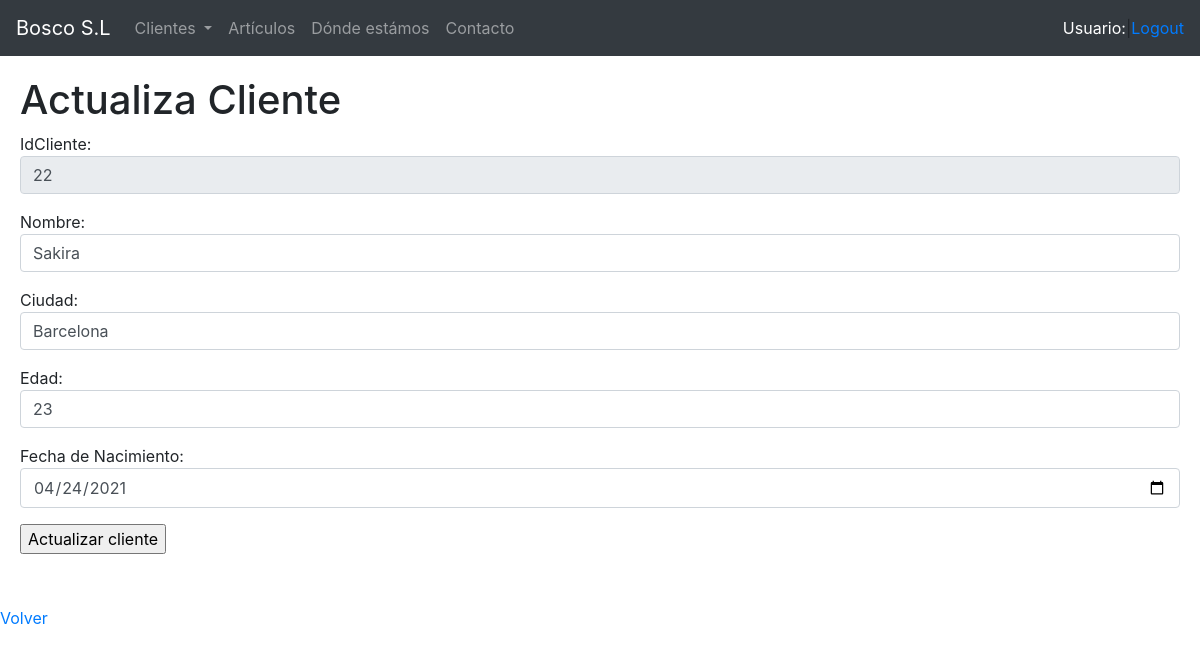
/actualizacliente.php?idcliente=22 (signed in), run on the app's committed database.
### tables this page shows
CREATE TABLE `CLIENTES` (
  `idcliente` int(11) NOT NULL,
  `nombre` varchar(50) NOT NULL,
  `ciudad` varchar(20) NOT NULL,
  `edad` int(11) NOT NULL,
  `fecha_nacimiento` date NOT NULL
);

### actualizacliente.php (the view, shortened to what this page needs)
<html>
<head>
    <link rel="stylesheet" href="https://maxcdn.bootstrapcdn.com/bootstrap/4.0.0/css/bootstrap.min.css">
    <link rel="stylesheet" type="text/css" href="estilos.css">
</head>
<body>
<?php
include("conect.php");
$conexion=conectarse();
$consulta = "SELECT * FROM CLIENTES WHERE idcliente=".$_GET["idcliente"];
$resultado = mysqli_query( $conexion, $consulta ) or die ( "Algo ha ido mal al borrar el registro");
$fila = mysqli_fetch_array( $resultado );
?>
<main>
	<h1>Actualiza Cliente</h1>
	<form action="actualizacliente2.php">
	<p>IdCliente:<input type="text" class="form-control" name="idcliente" value="<?php echo $fila['idcliente'] ?>" readonly></p>
	<p>Nombre:<input type="text" class="form-control" name="nombre" value="<?php echo $fila['nombre'] ?>"></p>
	<p>Ciudad:<input type="text" class="form-control" name="ciudad" value="<?php echo $fila['ciudad'] ?>"></p>
	<p>Edad:<input type="number" class="form-control" name="edad" value="<?php echo $fila['edad'] ?>"></p>
	<p>Fecha de Nacimiento:<input class="form-control" type="date" name="fecha_nacimiento" value="<?php echo $fila['fecha_nacimiento'] ?>"></p>
	<input type="submit"  value="Actualizar cliente">
	</form>
</main>
<p></p><a href=listaclientes.php>Volver</a></p>
</body>
</html>

### estilos.css (style rules this page uses)
main { padding:20px }

### data on the page
clientes: idcliente "22", nombre "Sakira", ciudad "Barcelona", edad "23", fecha_nacimiento "04/24/2021"
